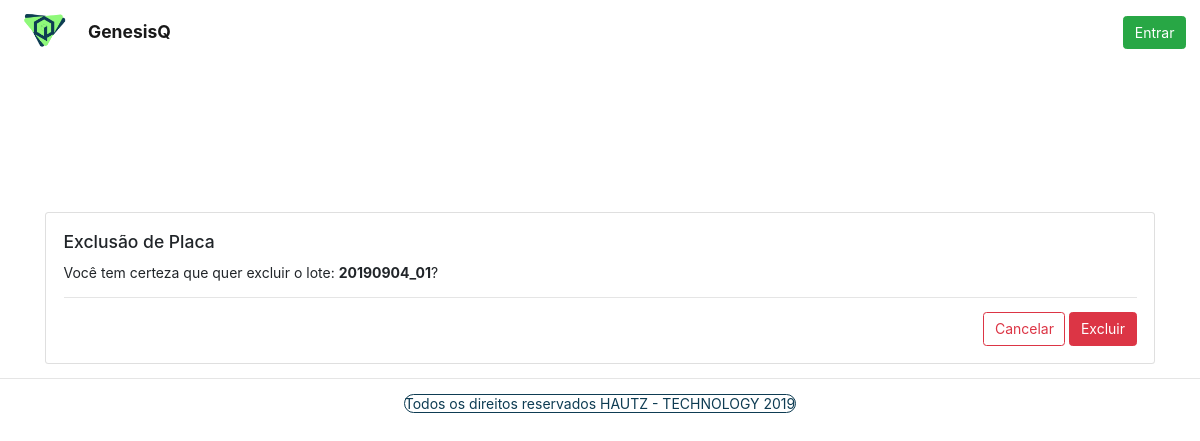
Page /placas/excluir-lote/1 on the earlier database version.
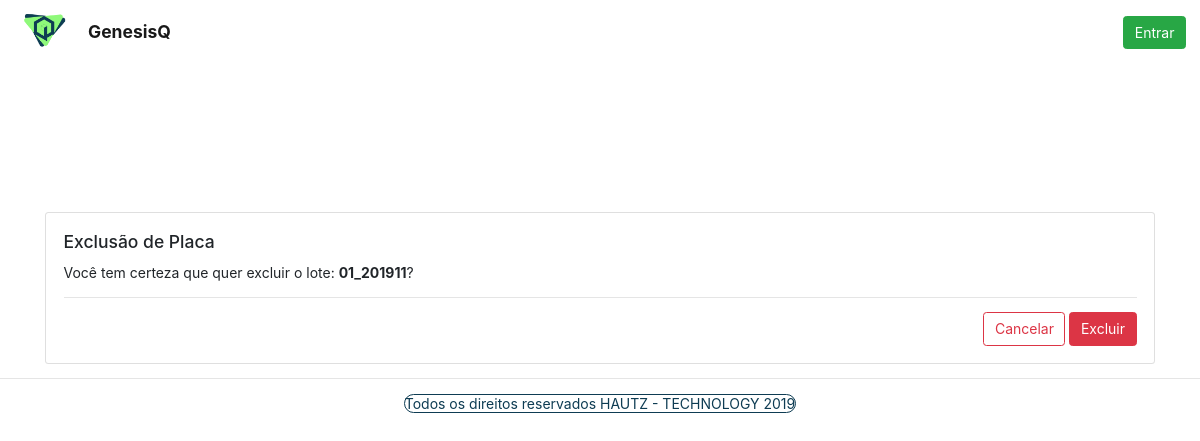
Same page on the later database version.
### placas/models/cadastro_lote.py (models this page shows, shortened)
class Cadastro_lote(models.Model):
    Lote_numero = models.CharField(
        'Numero do lote',
        max_length=50,
        null=False
    )
    Ativo = models.BooleanField(
        'Lote Ativo',
        default=True
    )
    class Meta:
        db_table = 'CADASTRO_LOTE'
        constraints = [
            models.UniqueConstraint(fields=['Lote_numero'], name="Constraint_lote")
        ]

### placas/views.py (the view)
# urls.py: path('excluir-lote/<int:id>', views.excluir_lote, name="excluir-lote"),
def excluir_lote(request, id):
    lote = get_object_or_404(Cadastro_lote, id=id)
    context = {
        "lote": Cadastro_lote.objects.filter(id=id)[0]
    }
    if request.method == "POST":
        lote.delete()
        return redirect('placas:cadastrar-lote')
    return render(request, "placas/excluir-lote.html", context)

### indicadores/context_processors.py (called while the page is built)
def menu_indicadores(requets):
    return {
        "Menu_indicadores": Menu_indicadores.objects.all()
    }

### placas/context_processors.py (called while the page is built)
def menu_placas(requets):
    return {
        "Menu_placas": Menu_placas.objects.all()
    }

### testes/context_processors.py (called while the page is built)
def menu_testes(requets):
    return {
        "lista_testes": Menu_testes.objects.all()
    }

### placas/templates/placas/excluir-lote.html (shortened to what this page needs)
{% extends "base.html" %}
{% block conteudo %}
  <div class="container mt-5">
    <div class="card">
      <div class="card-body">
        <h5 class="card-title">Exclusão de Placa</h5>
        <p class="card-text">
          Você tem certeza que quer excluir o lote:
          <b>{{ lote.Lote_numero }}</b>?
        </p>
        <form method="post">
          <hr />
          <div class="text-right">
            <a href="{% url 'placas:lista-lote' %}"
              class="btn btn-outline-danger">
                Cancelar
            </a>
            <button class="btn btn-danger">Excluir</button>
          </div>
        </form>
      </div>
    </div>
  </div>
{% endblock conteudo %}

Differences in the rows shown:
changed Cadastro_lote: Lote_numero "20190904_01" → "01_201911"
